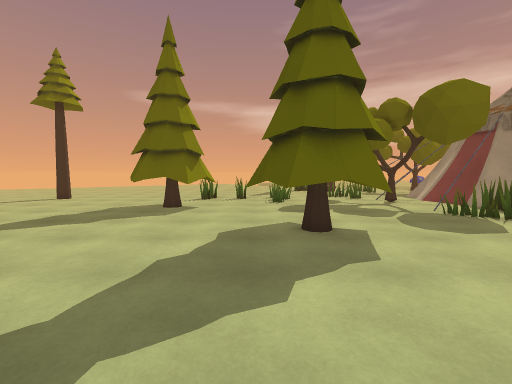
View 1 (above)

24 first-person views from a walk through a Unity game level. The camera is 1.4 m above the floor, tilts 4° down and sees 90° across. The floor is counted in squares, 1 m on a side. Each view is taken from the middle of a square. On the plan, view 1 faces up. The plan holds only what a view shows up to about 13 squares ahead; the rest is blank. The place goes on beyond the plan. Some animated figures are not drawn. Some surface patterns are stand-ins.

View 2
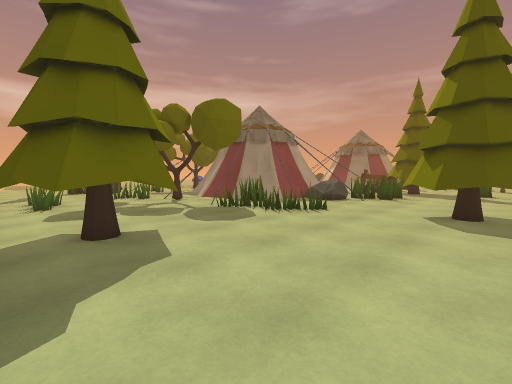

View 3
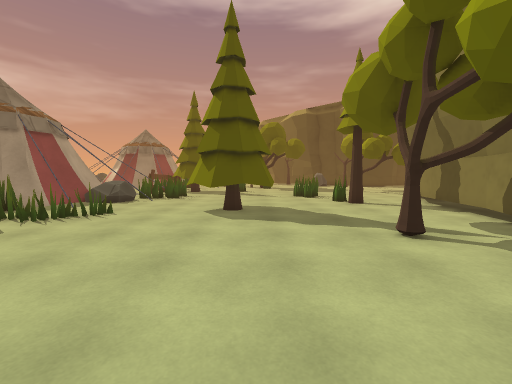

View 4
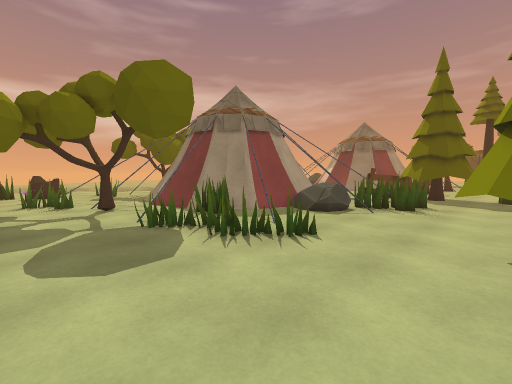

View 5
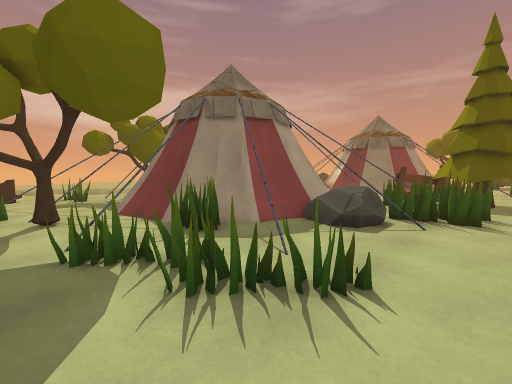

View 6
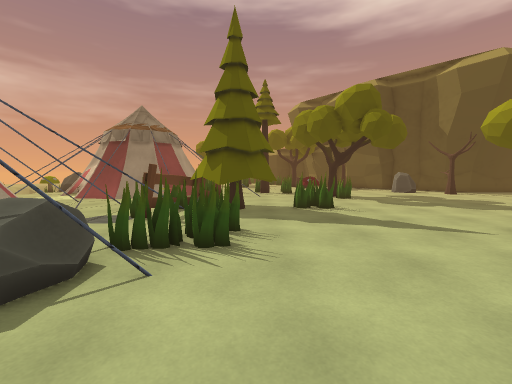

View 7
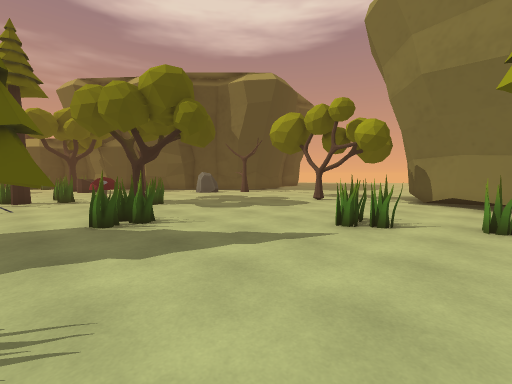

View 8
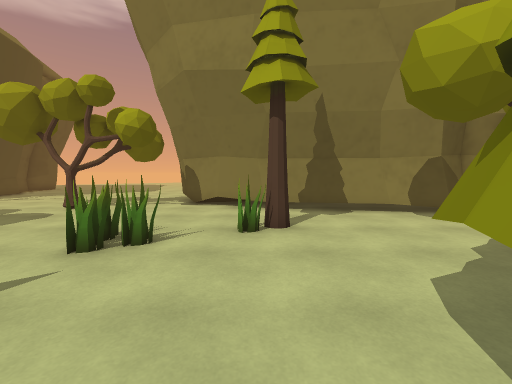

View 9
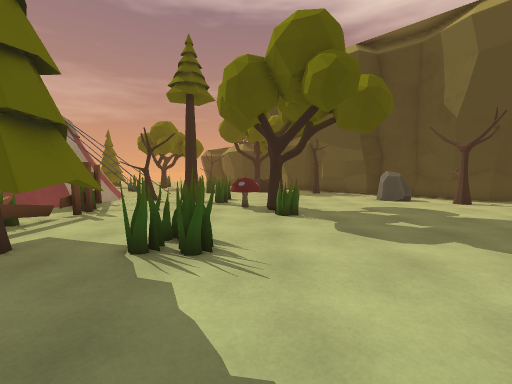

View 10
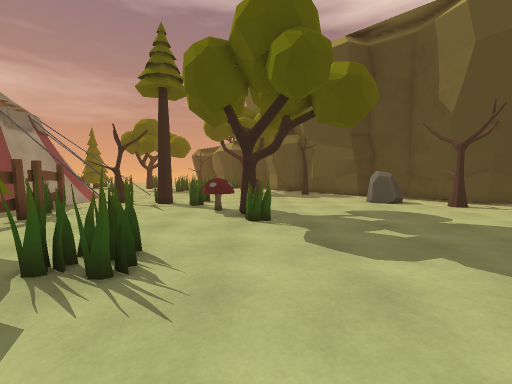

View 11
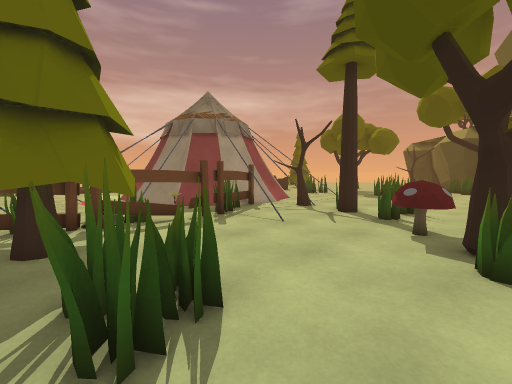

View 12
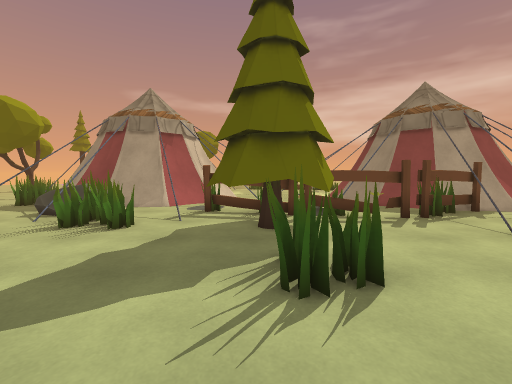

View 13
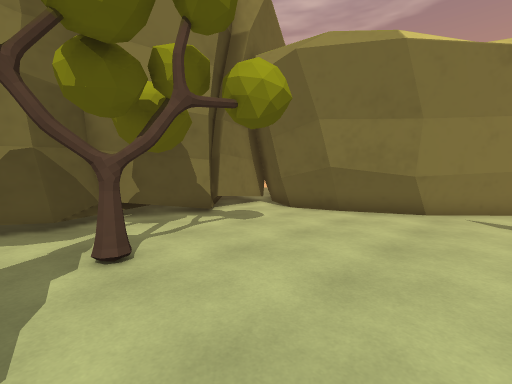

View 14
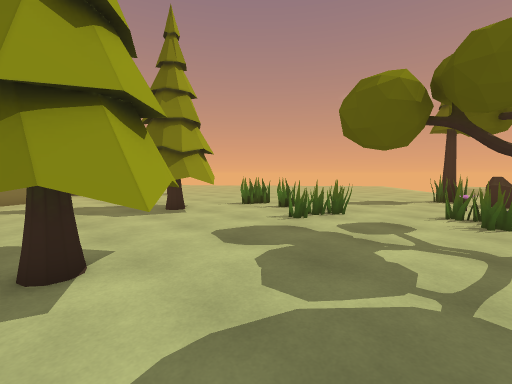

View 15
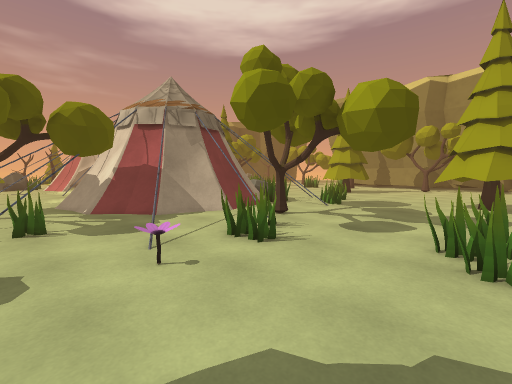

View 16
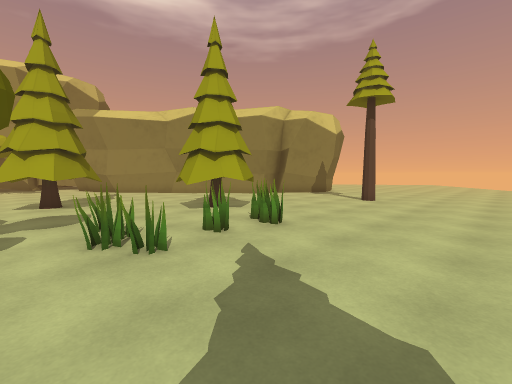

View 17
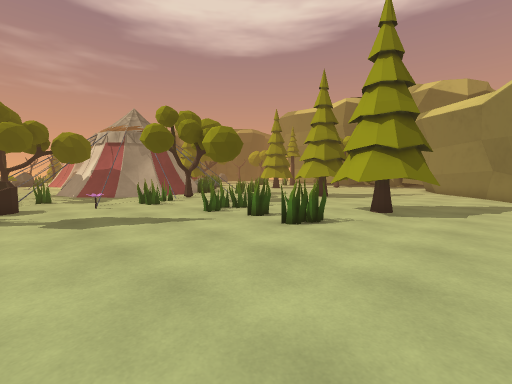

View 18
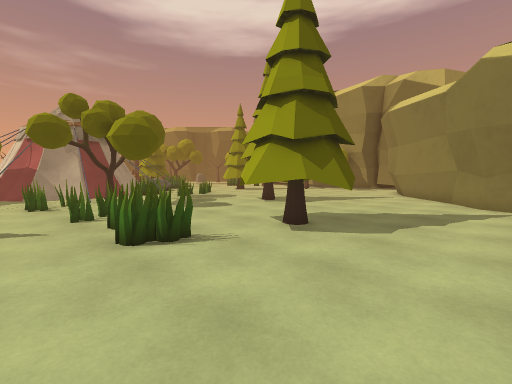

View 19
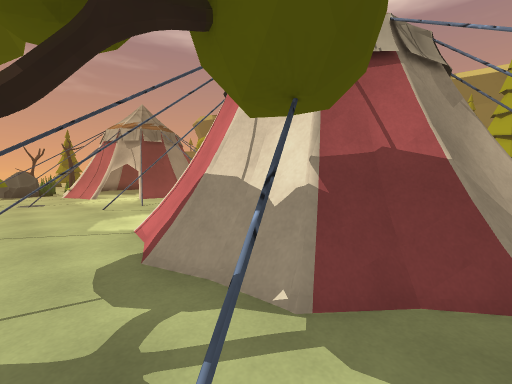

View 20
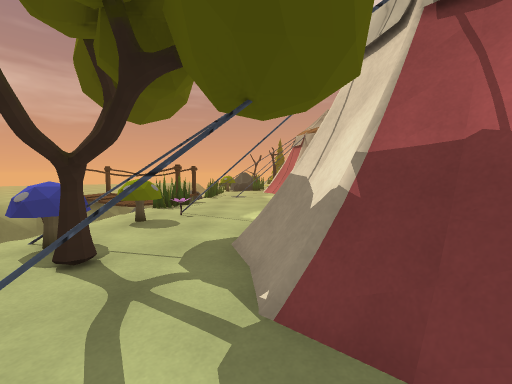

View 21
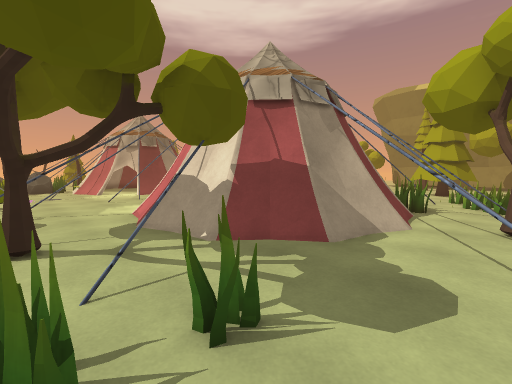

View 22
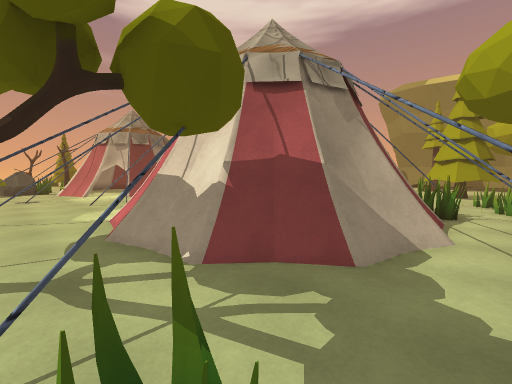

View 23
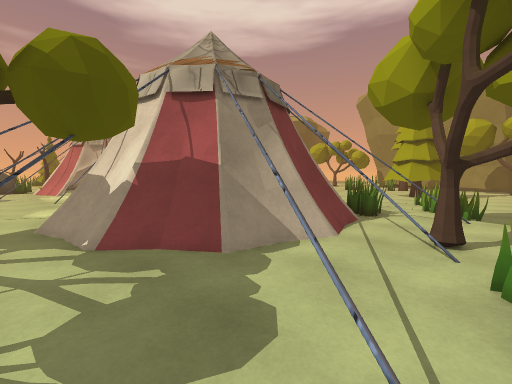

View 24
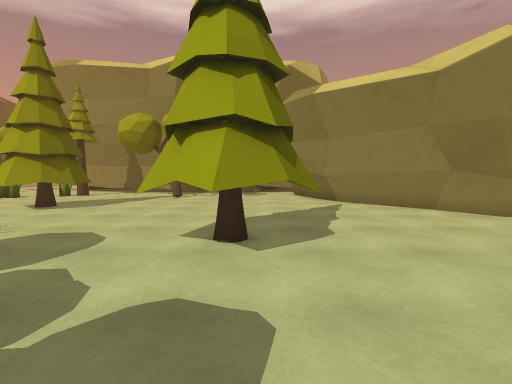

### Floor plan
Key: @ floor where view 1 was taken; # wall or solid block; . floor; / step, stairs or slope; = window, fence, low wall or low ledge; ^ raised ledge; T tree; R rock; F flower; E fence; O other object.
Columns run from 8 left of view 1 to 30 right of it. Each row starts with its distance up from view 1.
 21  . ........OOOO. OO..T#.=^O..O.
 20 .................O.=.T#...=.........=
 19 .................O.#.....#.......=..
 18 .............F.=....====.........##
 17 ...............##..=#####...#.....
 16 .............OO...###     =......
 15 .....OOO.OO...O...##        ..=#
 14 .....O.O.OO....=#=#           .
 13 ....T....O....TT.=#          #=.
 12 ...TTTT...........##        .##. ##
 11 ...TTTT...........###   ##  .=   =#
 10 ...TTTT.........#OO######= #=..  =##
  9 ....T..........O.OO#=##==. .. .   =##
  8 .........TT.....O.#..=R.##E.. O = .####
  7 ........TTTT....O.=..RRO #EEEEEEE.EE..#
  6 ........TTTT....OO...=.OO=.TTEE..EE#.TT
  5 .........TTT.....O.....OOO.TTTT...=....
  4 ##.........................TTTT.../..TO
  3  #................T.........TT.......T.
  2  ##..............TTT........OOO.....OOO
  1   ##.............TTTT.......OO.....^...
  0    ##...@........TTT..............##...
 -1     ##............T..............OT
 -2      ##................................
 -3       #.......T........OO..............
 -4       ##.....TT......O..O..............
 -5       ##............TT.................
 -6       ##...............................
 -7      ##..###..###....................RR
 -8      #################......TT.......RR
 -9            #         ###....T ......T..

Positions as (right, up) in squares from view 1, and headings:
1: (0, 0), facing up
2: (0, 0), facing up-right
3: (0, 0), facing right
4: (4, 2), facing up-right
5: (6, 4), facing up-right
6: (10, 4), facing right
7: (13, 4), facing down-right
8: (13, 2), facing down
9: (16, 0), facing right
10: (17, -1), facing right
11: (20, -1), facing up-right
12: (20, -2), facing up
13: (7, 1), facing down-left
14: (6, 6), facing up-left
15: (1, 20), facing down-right
16: (3, 20), facing down-left
17: (-7, 21), facing down-right
18: (-8, 17), facing down-right
19: (10, 20), facing down-right
20: (9, 18), facing right
21: (7, 21), facing down-right
22: (8, 20), facing down-right
23: (6, 19), facing down-right
24: (1, 12), facing down
